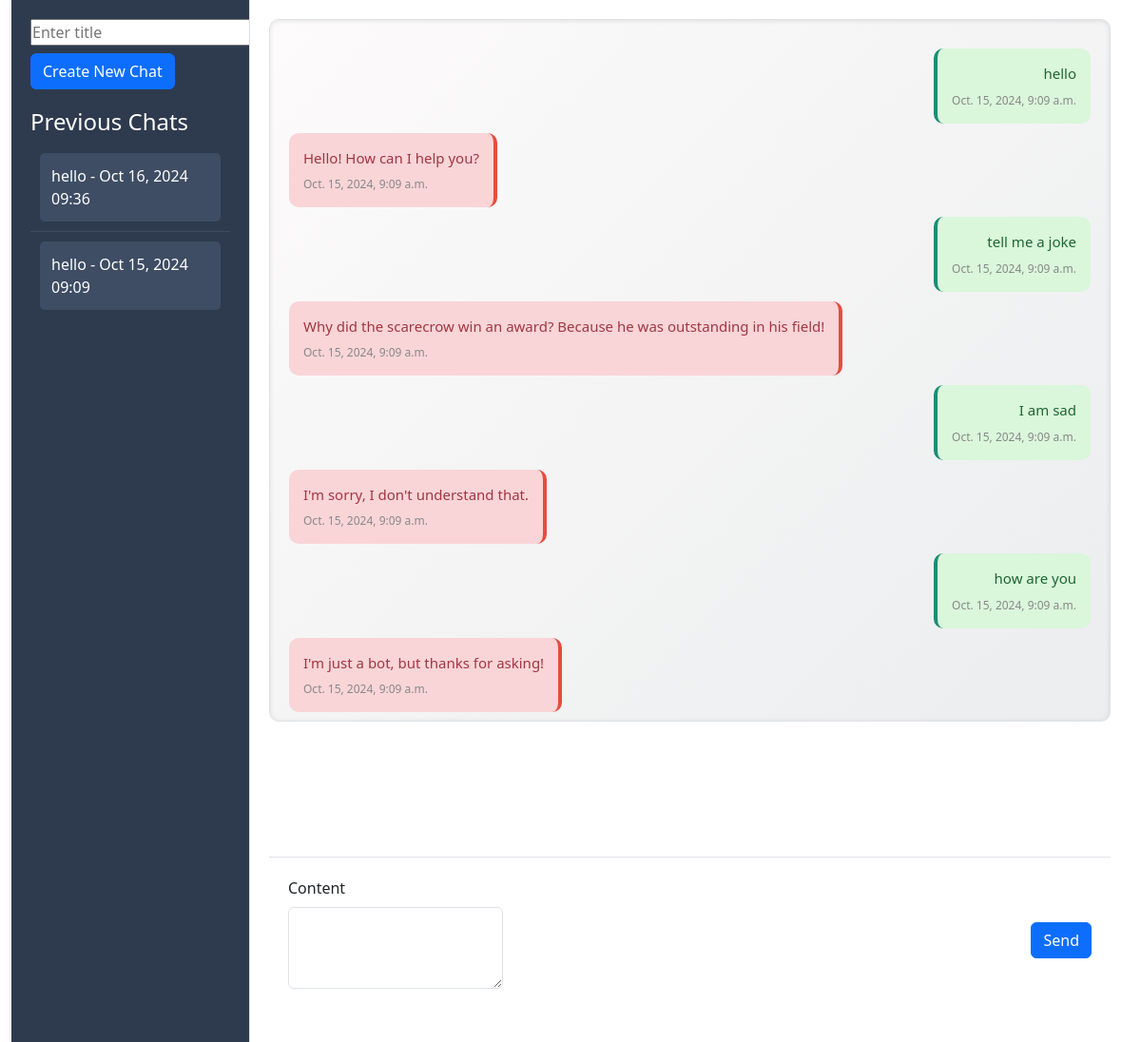
/chat/10/, run on the app's committed database.
### chat/models.py (models this page shows, shortened)
class Chat(models.Model):
    title = models.CharField(max_length=100)
    created_at = models.DateTimeField(auto_now_add=True)

class Message(models.Model):
    chat = models.ForeignKey(Chat, related_name='messages', on_delete=models.CASCADE)
    content = models.TextField()
    is_user = models.BooleanField(default=True)
    timestamp = models.DateTimeField(auto_now_add=True)

### chat/views.py (the view, shortened to what this page needs)
# urls.py: path('', chatbot_view, name='chatbot_view'),  # Optional if this is your homepage
def chatbot_view(request, chat_id=None):
    current_chat = get_current_chat(chat_id)
    current_chat_messages = current_chat.messages.all().order_by('timestamp') if current_chat else []
    chats = Chat.objects.all().order_by('-created_at')
    form = MessageForm()
    context = {
        'chat_history': chats,                # List of previous chats
        'current_chat': current_chat,         # Current selected chat
        'current_chat_messages': current_chat_messages, # Messages for the current chat
        'form': form,                         # Message form
    }
    return render(request, 'index.html', context)

### chat/forms.py
class MessageForm(forms.Form):
    content = forms.CharField(widget=forms.Textarea(attrs={
        'placeholder': 'Type your message here...',
        'rows': 2,
        'class': 'input-box',
    }))

### chat/views.py (called while the page is built)
def get_current_chat(chat_id):
    if chat_id:
        return get_object_or_404(Chat, id=chat_id)
    return None  # Return None if no chat_id is provided

### templates/index.html (shortened to what this page needs)
{% load static %}
<!DOCTYPE html>
<html lang="en">
<head>
    <link rel="stylesheet" href="{% static 'css/chat_style.css' %}">
    <link href="https://cdn.jsdelivr.net/npm/bootstrap@5.3.3/dist/css/bootstrap.min.css" rel="stylesheet">
</head>
<body>
    <div class="container-fluid d-flex">
        <div class="sidebar">
            <form method="POST" action="{% url 'create_new_chat' %}">
                <div style="display: flex; flex-direction: column; align-items: flex-start; margin-bottom: 20px;">
                    <input type="text" name="title" placeholder="Enter title" class="new-chat-input" required>
                    <button type="submit" class="new-chat-btn btn btn-primary mt-2">Create New Chat</button>
                </div>
            </form>
            <h4>Previous Chats</h4>
            <ul class="chat-history list-unstyled">
                {% for chat in chat_history %}
                    <li>
                        <a href="{% url 'chatbot_view_with_id' chat.id %}" class="chat-link">
                            {{ chat.title }} - {{ chat.created_at|date:"M d, Y H:i" }}
                        </a>
                    </li>
                {% endfor %}
            </ul>
        </div>
        <div class="main-content">
            <div class="chat-box mb-3">
                {% if current_chat_messages %}
                    {% for message in current_chat_messages %}
                        <div class="message {% if message.is_user %}user-message{% else %}bot-message{% endif %}">
                            {{ message.content }}
                            <span class="timestamp">{{ message.timestamp }}</span>
                        </div>
                    {% endfor %}
                {% else %}
                    <p class="no-messages">No messages yet. Start the conversation!</p>
                {% endif %}
            </div>
            <form method="POST" class="message-form" id="messageForm">
                <div class="mb-3">
                    <label for="messageInput" class="form-label">Content</label>
                    <textarea class="form-control" id="messageInput" name="content" rows="3" required></textarea>
                </div>
                <button type="submit" class="send-btn btn btn-primary">Send</button>
            </form>
        </div>
    </div>
</body>
</html>

### static/css/chat_style.css (style rules this page uses)
* { box-sizing: border-box; margin: 0; padding: 0; }
body { font-family: 'Roboto', sans-serif; background-color: #f1f3f6; line-height: 1.6; color: #333; }
.container-fluid { display: flex; height: 100vh; }
.sidebar { width: 250px; background-color: #2e3a4e; color: white; padding: 20px; display: flex; flex-direction: column; box-shadow: 2px 0 10px rgba(0, 0, 0, 0.1); }
.sidebar a { color: white; text-decoration: none; font-weight: 500; transition: color 0.3s ease; }
.new-chat-btn { background-color: #1c8d73; color: white; border: none; padding: 12px; cursor: pointer; border-radius: 5px; font-weight: 500; transition: background-color 0.3s ease; }
.chat-history { list-style-type: none; padding: 0; margin-bottom: 20px; overflow-y: auto; max-height: 60vh; }
.chat-history li { padding: 10px; border-bottom: 1px solid #3e4d64; }
.chat-history li:last-child { border-bottom: none; }
.chat-history a { display: block; padding: 12px; border-radius: 5px; background-color: #3e4d64; transition: background-color 0.3s ease; }
.main-content { flex: 1; padding: 20px; background-color: #ffffff; display: flex; flex-direction: column; justify-content: space-between; border-left: 1px solid #dee2e6; }
.chat-box { border: 1px solid #dee2e6; border-radius: 10px; padding: 20px; height: 70%; overflow-y: auto; background: linear-gradient(135deg, #fdfbfb, #ebedee); box-shadow: inset 0 1px 5px rgba(0, 0, 0, 0.1); }
.message { margin: 10px 0; padding: 15px; border-radius: 10px; width: fit-content; max-width: 75%; font-size: 15px; }
.user-message { background-color: #daf6db; text-align: right; margin-left: auto; color: #1d6734; border-left: 4px solid #1c8d73; }
.bot-message { background-color: #f9d5d8; text-align: left; color: #a13641; border-right: 4px solid #e74c3c; }
.timestamp { font-size: 12px; color: #888; margin-top: 8px; display: block; }
.message-form { display: flex; justify-content: space-between; align-items: center; padding: 20px; border-top: 1px solid #dee2e6; }
.send-btn { background-color: #007bff; color: white; border: none; padding: 12px 20px; cursor: pointer; border-radius: 5px; transition: background-color 0.3s ease; }

### data on the page
Chat: title "hello", created_at "Oct 16, 2024 09:36"
Chat: title "hello", created_at "Oct 15, 2024 09:09"
Message: content "hello", timestamp "Oct. 15, 2024, 9:09 a.m."
Message: content "Hello! How can I help you?", timestamp "Oct. 15, 2024, 9:09 a.m."
Message: content "tell me a joke", timestamp "Oct. 15, 2024, 9:09 a.m."
Message: content "Why did the scarecrow win an award? Because he was outstanding in his field!", timestamp "Oct. 15, 2024, 9:09 a.m."
Message: content "I am sad", timestamp "Oct. 15, 2024, 9:09 a.m."
Message: content "I'm sorry, I don't understand that.", timestamp "Oct. 15, 2024, 9:09 a.m."
Message: content "how are you", timestamp "Oct. 15, 2024, 9:09 a.m."
Message: content "I'm just a bot, but thanks for asking!", timestamp "Oct. 15, 2024, 9:09 a.m."
